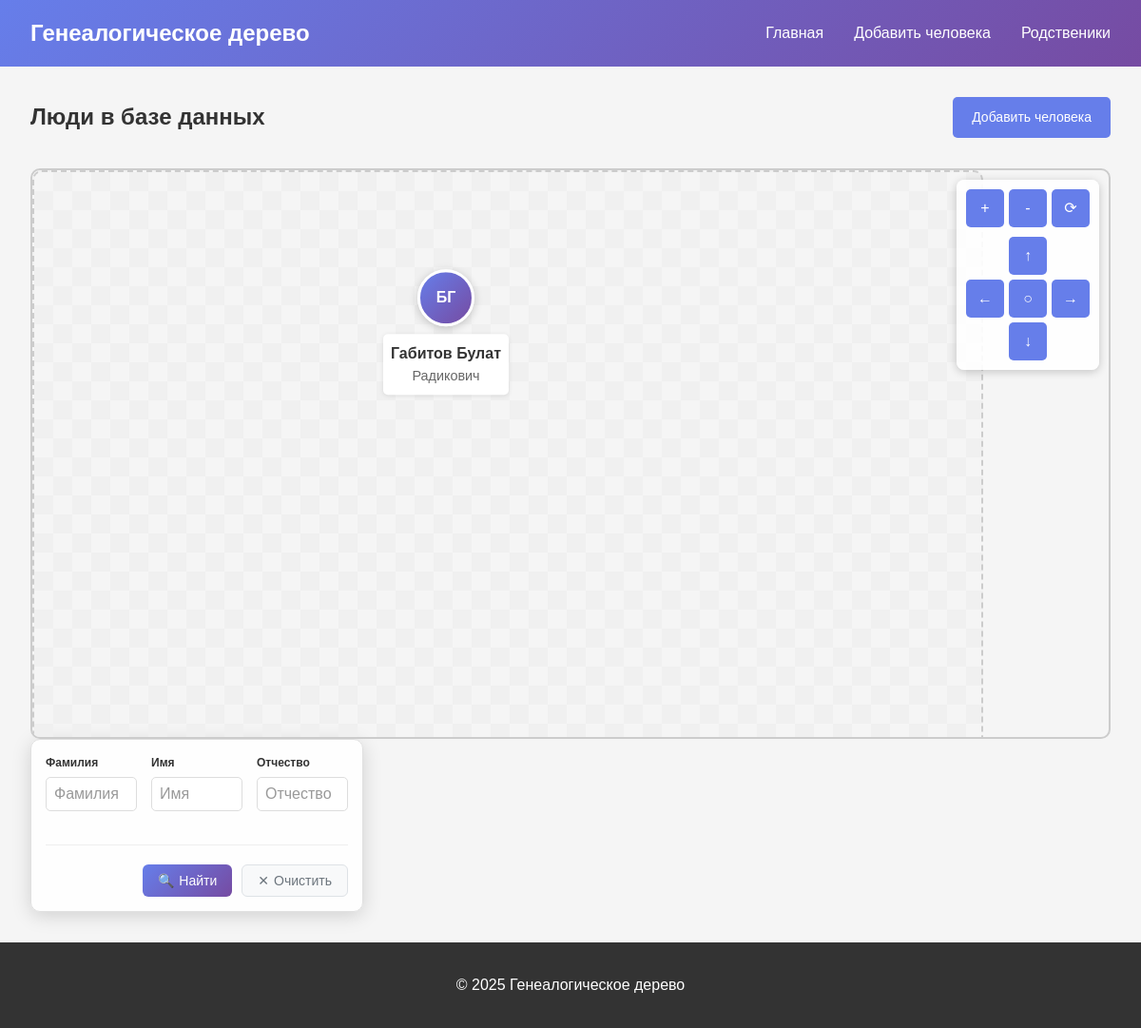
Before: / with the older database file.
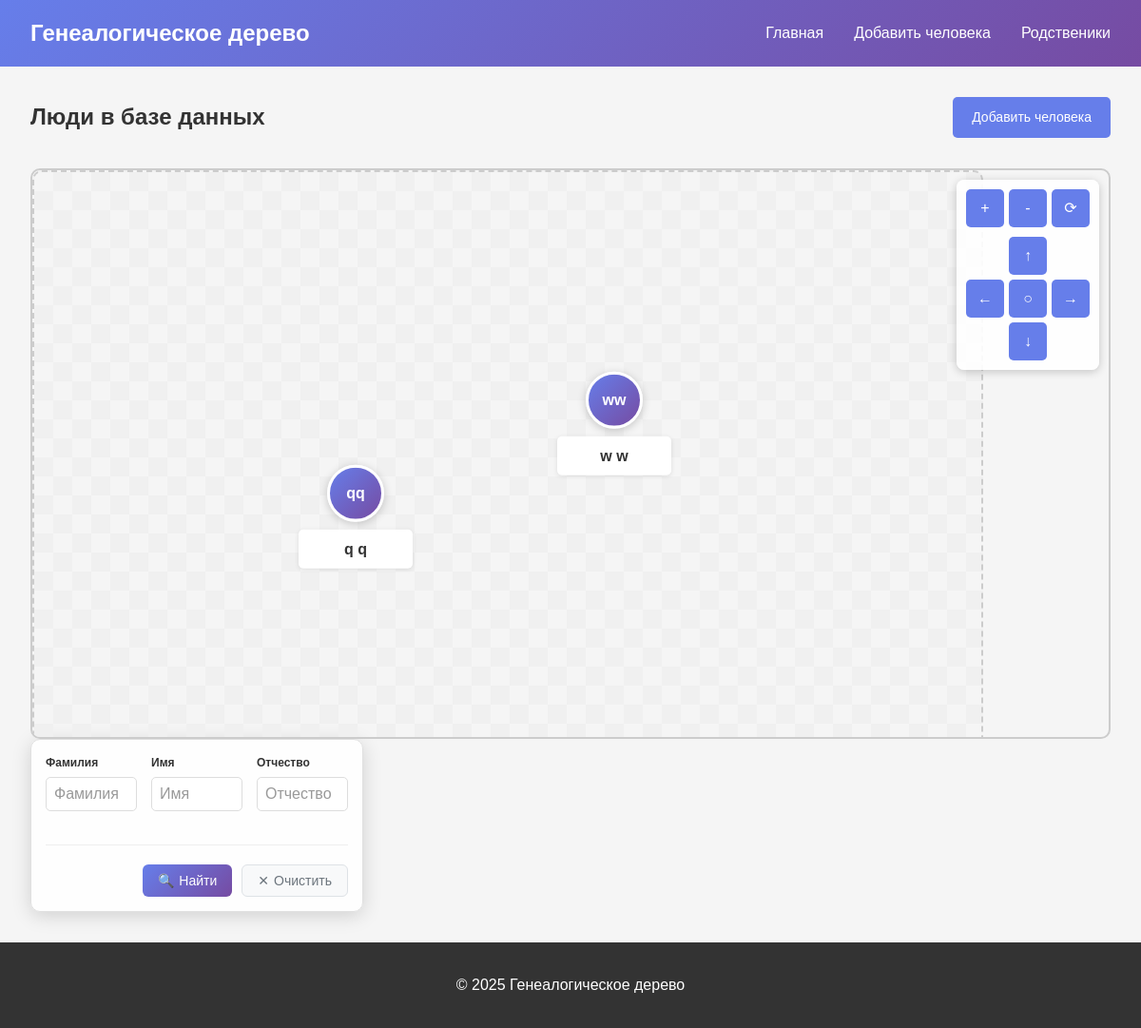
After: the same page with the newer database file.
### tables this page shows
CREATE TABLE persons (
                    id INTEGER PRIMARY KEY AUTOINCREMENT,
                    first_name TEXT NOT NULL,
                    second_name TEXT NOT NULL,
                    third_name TEXT,
                    gender TEXT CHECK(gender IN ('m', 'f')),
                    date_birth TEXT,
                    place_birth TEXT,
                    age INTEGER,
                    date_death TEXT,
                    place_death TEXT,
                    history TEXT,
                    education TEXT,
                    work TEXT,
                    mom_id INTEGER,
                    dad_id INTEGER,
                    x INTEGER DEFAULT 0,
                    y INTEGER DEFAULT 0,
                    created_at TEXT DEFAULT CURRENT_TIMESTAMP
                );

### app.py (the view)
@app.route('/')
def index():
    persons = db.get_all_persons()
    relations = db.get_all_relation()
    return render_template('index.html', persons=persons, relations=relations)

### database.py (called while the page is built)
    def get_all_persons(self) -> List[PersonInfo]:
        with sqlite3.connect(self.db_path) as conn:
            conn.row_factory = sqlite3.Row
            cursor = conn.cursor()
            cursor.execute('SELECT * FROM persons ORDER BY second_name, first_name')
            rows = cursor.fetchall()
            return [dict_to_person(dict(row)) for row in rows]

    def get_all_relation(self):
        persons = self.get_all_persons()
        edges = []
        for p in persons:
            if p.mom_id is not None:
                edges.append({"from_id": p.id, "to_id": p.mom_id})
            if p.dad_id is not None:
                edges.append({"from_id": p.id, "to_id": p.dad_id})
        return edges

### model.py (called while the page is built)
def dict_to_person(row: Dict[str, Any]) -> PersonInfo:
    person = PersonInfo()
    person.set(
        id=row['id'],
        first_name=row['first_name'],
        second_name=row['second_name'],
        third_name=row['third_name'],
        gender=row["gender"],
        date_birth=date.fromisoformat(row['date_birth']) if row['date_birth'] else None,
        place_birth=row['place_birth'],
        age=row['age'],
        date_death=date.fromisoformat(row['date_death']) if row['date_death'] else None,
        place_death=row['place_death'],
        history=row['history'],
        education=row['education'],
        work=row['work'],
        mom_id=row['mom_id'],
        dad_id=row['dad_id'],
        x=row['x'],
        y=row['y']
    )
    return person

    def set_id(self, id: int) -> None:
        if not isinstance(id, int) or id <= 0:
            raise ValueError("ID должен быть положительным целым числом")
        self.id = id

    def set_first_name(self, first_name: str) -> None:
        if not isinstance(first_name, str) or not first_name.strip():
            raise ValueError("Имя должно быть непустой строкой")
        self.first_name = first_name.strip()

    def set_second_name(self, second_name: str) -> None:
        if not isinstance(second_name, str) or not second_name.strip():
            raise ValueError("Фамилия должна быть непустой строкой")
        self.second_name = second_name.strip()

    def set_third_name(self, third_name: Optional[str]) -> None:
        if third_name is not None and not isinstance(third_name, str):
            raise ValueError("Отчество должно быть строкой или None")
        self.third_name = third_name.strip() if third_name else None

    def set_x(self, x) -> None:
        self.x = x

### templates/index.html (shortened to what this page needs)
{% extends "base.html" %}
{% block content %}
<div class="container">
    <div class="controls">
        <h2>Люди в базе данных</h2>
        <a href="{{ url_for('add_person') }}" class="btn">Добавить человека</a>
    </div>
    <div class="tree-wrapper">
    <div class="tree-controls">
        <div class="zoom-controls">
            <button class="zoom-btn" onclick="zoomIn()">+</button>
            <button class="zoom-btn" onclick="zoomOut()">-</button>
            <button class="reset-btn" onclick="resetView()">⟳</button>
        </div>
        <div class="pan-controls">
            <button class="pan-btn up" onclick="panUp()">↑</button>
            <div class="horizontal-controls">
                <button class="pan-btn left" onclick="panLeft()">←</button>
                <button class="pan-btn center" onclick="resetView()">○</button>
                <button class="pan-btn right" onclick="panRight()">→</button>
            </div>
            <button class="pan-btn down" onclick="panDown()">↓</button>
        </div>
    </div>
    <div class="tree-container" id="treeContainer">
        <svg id="connectionsSVG" xmlns="http://www.w3.org/2000/svg"></svg>
        {% for person in persons %}
        <div class="person-node"
            style="left: {{ person.x }}px; top: {{ person.y }}px;"
            data-person-id="{{ person.id }}">
            <div class="person-circle">
                {{ person.first_name[0] if person.first_name else '?' }}{{ person.second_name[0] if person.second_name else '?' }}
            </div>
            <div class="person-info">
                <span class="person-name">{{ person.second_name }} {{ person.first_name }}</span>
                {% if person.third_name %}
                <span class="person-patronymic">{{ person.third_name }}</span>
                {% endif %}
            </div>
        </div>
        {% endfor %}
    </div>
</div>
<div class="search-controls">
    <form id="searchForm" class="search-form" onsubmit="searchPerson(event)">
        <div class="form-row">
            <div class="form-group">
                <label for="searchLastName">Фамилия</label>
                <input type="text" id="searchLastName" name="last_name"
                       placeholder="Фамилия" class="form-input">
            </div>
            <div class="form-group">
                <label for="searchFirstName">Имя</label>
                <input type="text" id="searchFirstName" name="first_name"
                       placeholder="Имя" class="form-input">
            </div>
            <div class="form-group">
                <label for="searchPatronymic">Отчество</label>
                <input type="text" id="searchPatronymic" name="patronymic"
                       placeholder="Отчество" class="form-input">
            </div>
        </div>
        <div class="form-actions">
            <button type="submit" class="search-btn">
                <span class="search-icon">🔍</span>
                Найти
            </button>
            <button type="button" class="clear-btn" onclick="clearSearch()">
                <span class="clear-icon">✕</span>
                Очистить
            </button>
        </div>
    </form>
</div>
</div>
{% endblock %}

### templates/base.html (shortened to what this page needs)
<!DOCTYPE html>
<html lang="ru">
<head>
    <link rel="stylesheet" href="{{ url_for('static', filename='css/style.css') }}">
</head>
<body>
    <header>
        <nav>
            <h1>Генеалогическое дерево</h1>
            <ul>
                <li><a href="{{ url_for('index') }}">Главная</a></li>
                <li><a href="{{ url_for('add_person') }}">Добавить человека</a></li>
                <li><a href="{{ url_for('list_relation') }}">Родственики</a></li>
            </ul>
        </nav>
    </header>
    <main>
        {% block content %}{% endblock %}
    </main>
    <footer>
        <p>© 2025 Генеалогическое дерево</p>
    </footer>
</body>
</html>

Changed rows visible on the page:
removed persons: first_name "Б", second_name "Г", second_name "Габитов", first_name "Булат", third_name "Радикович"
added persons: first_name "q", second_name "q"
added persons: first_name "w", second_name "w"
